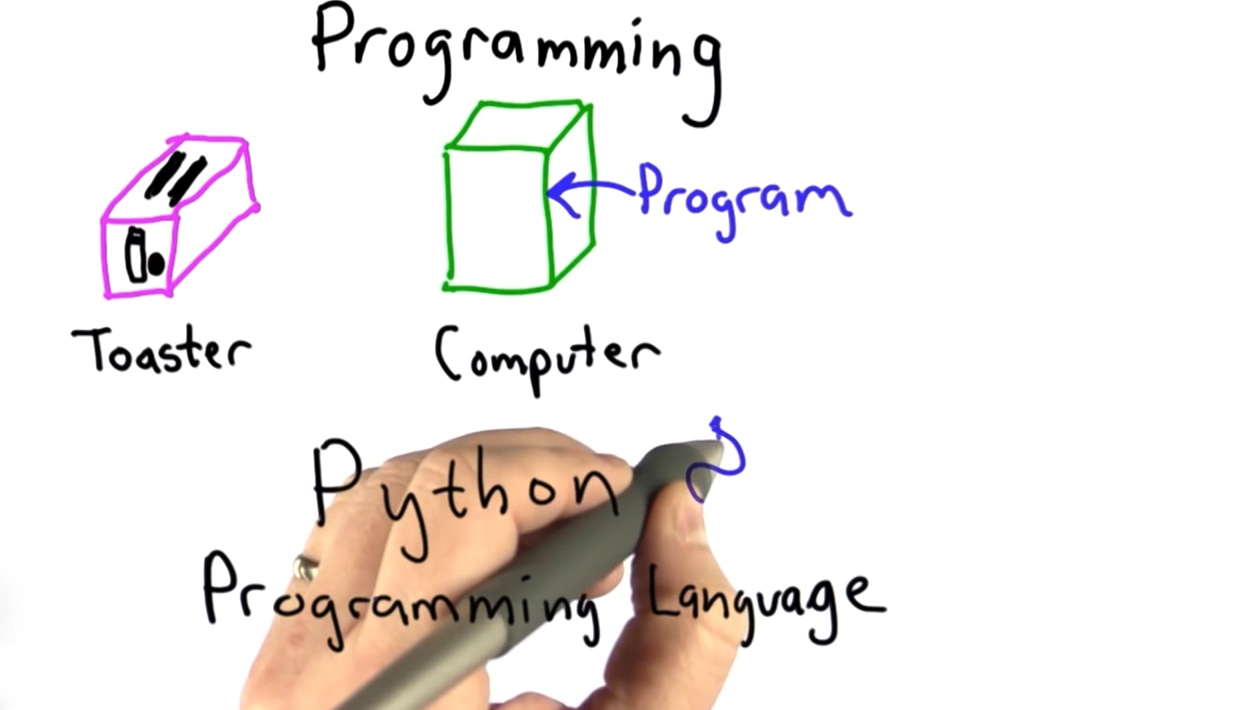
#> input picture Scripts/udacity1_capture.PNG, 1259 x 710 px, found by its file name
$ python stitchimage.py .   (Python 2 division)
#> lines starting #> are read from the running program, lines starting #| are printed output that depends on the picture
#!/usr/bin/env python
import cv2
import numpy as np
import math
import processframe as pf
import sys
import util
import os
from PIL import Image

# [72 lines left out: functions calculate_size, stitch_images, panorama, not called in this run]


if __name__ == "__main__":

    dir_path = sys.argv[1]
    filelist = os.listdir(dir_path)
    imagefiles = []
    for filename in filelist:
        if "capture" in filename:
            imagefiles.append(filename)

    prevpix = cv2.imread(dir_path + "\\" + imagefiles[0])
#> prevpix is the input picture: shape (710, 1259, 3); mean B, G, R 231.5, 233.7, 238
    prevpix_gray = cv2.cvtColor(prevpix, cv2.COLOR_BGR2GRAY)
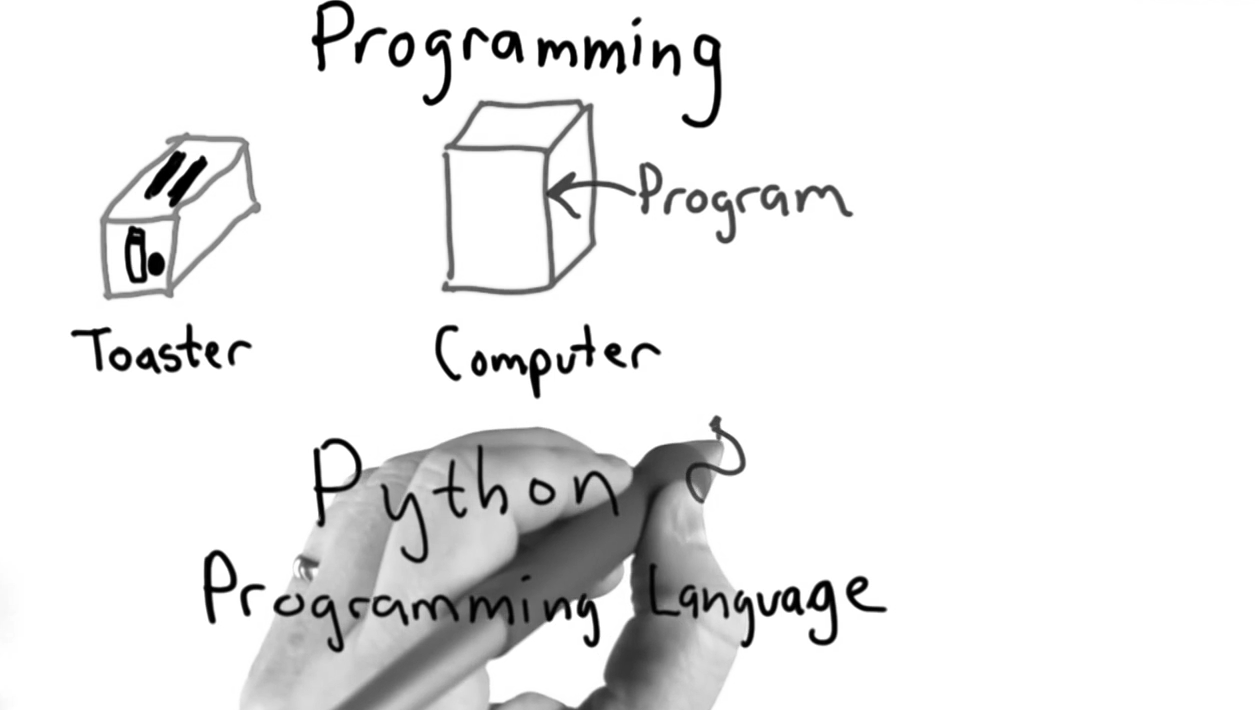
#> prevpix_gray: shape (710, 1259); min 0, max 255, mean 234.7

    for i in range(1, len(imagefiles)):
        print "%i of %i" %(i, len(imagefiles)), imagefiles[i]

        ##find transformation M of current image to match previous image
        curpix = cv2.imread(dir_path + "\\" + imagefiles[i])
        curpix_gray = cv2.cvtColor(curpix, cv2.COLOR_BGR2GRAY)

        prevh, prevw = prevpix.shape[:2]
        M = pf.find_object_appx_thres(prevpix_gray, curpix_gray)
        if not pf.isgoodmatch(M):
            tx = 0.0
            ty = prevh
            M = np.array([[1.0, 0.0, tx], [0.0, 1.0, ty], [0.0, 0.0, 1.0]])
            nomatch = True
        else:
            nomatch = False

        prevpix = stitch_images(prevpix, curpix, M)
        prevpix_gray = cv2.cvtColor(prevpix, cv2.COLOR_BGR2GRAY)


#> (the run stopped early here; a loop or call above may not have finished)

$ run again, with Scripts/udacity2_capture.PNG copied over Scripts/udacity1_capture.PNG
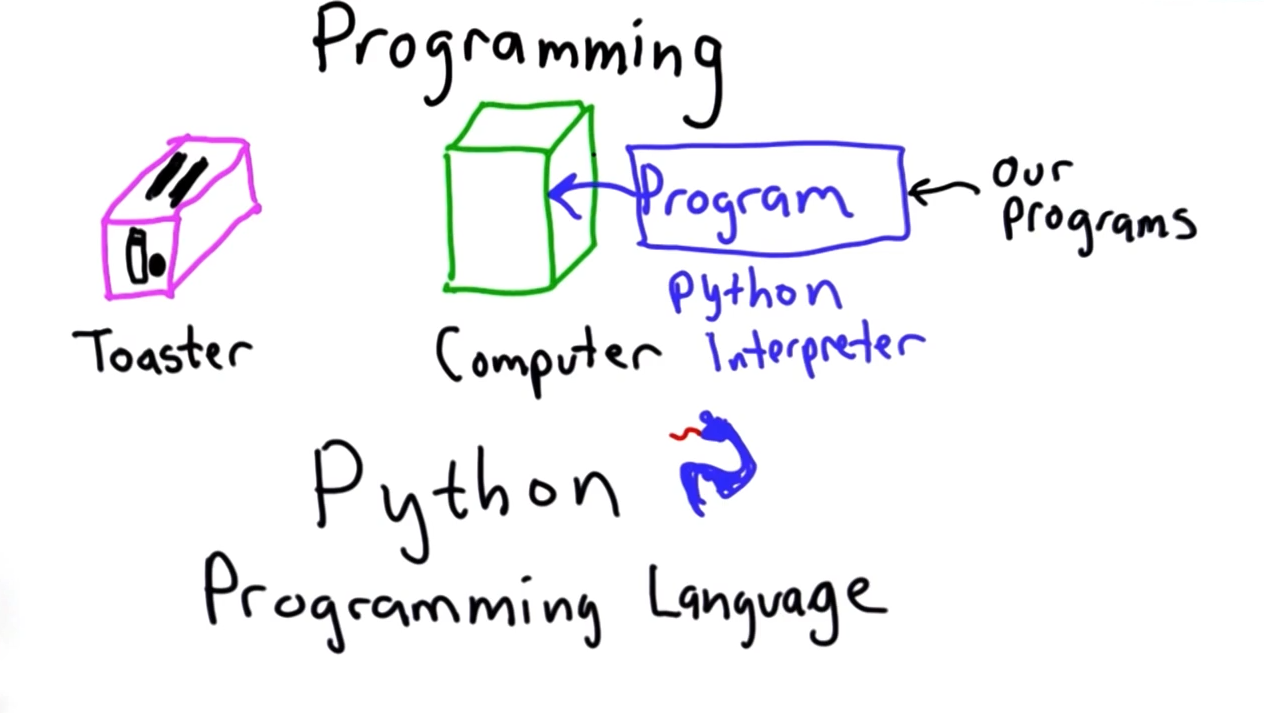
#> input picture Scripts/udacity2_capture.PNG, 1264 x 713 px, found by its file name
#> prevpix is the input picture: shape (713, 1264, 3); mean B, G, R 244.2, 241.2, 241.5
#> `prevpix_gray = cv2.cvtColor(prevpix, cv2.COLOR_BGR2GRAY)`:
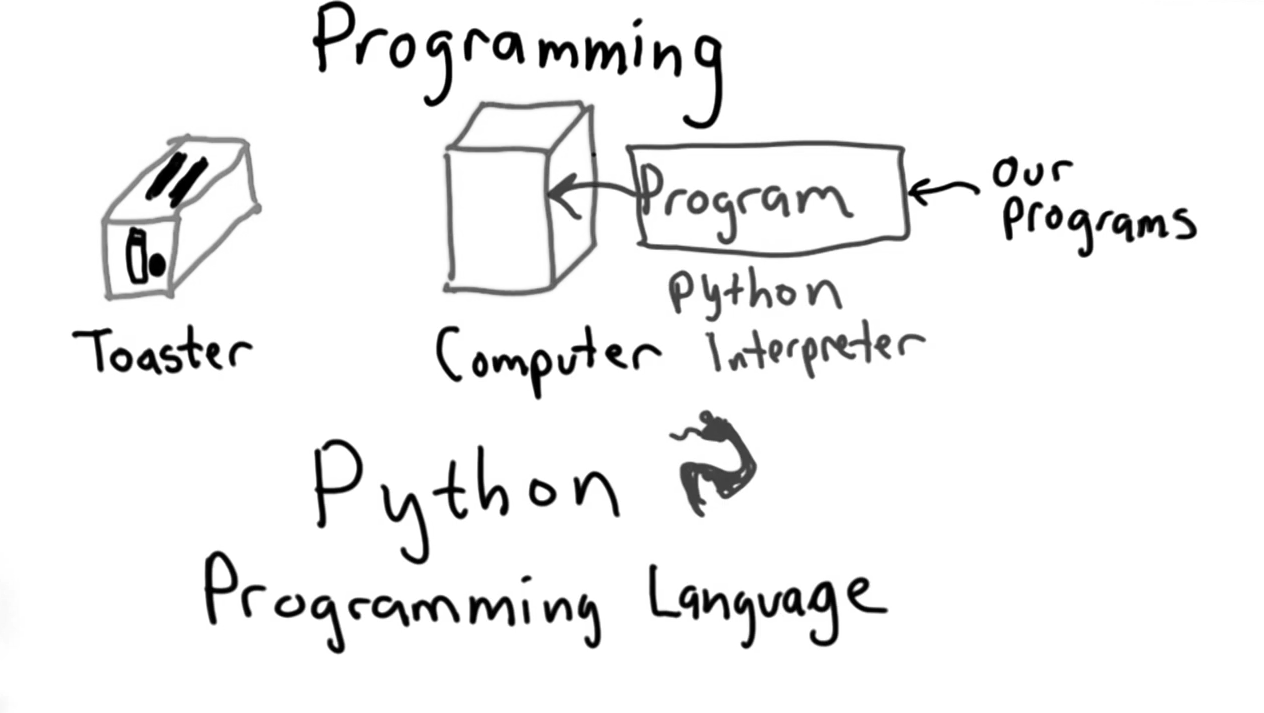
#> prevpix_gray: shape (713, 1264); min 0, max 255, mean 241.6

$ run again, with Scripts/Image1.png copied over Scripts/udacity1_capture.PNG
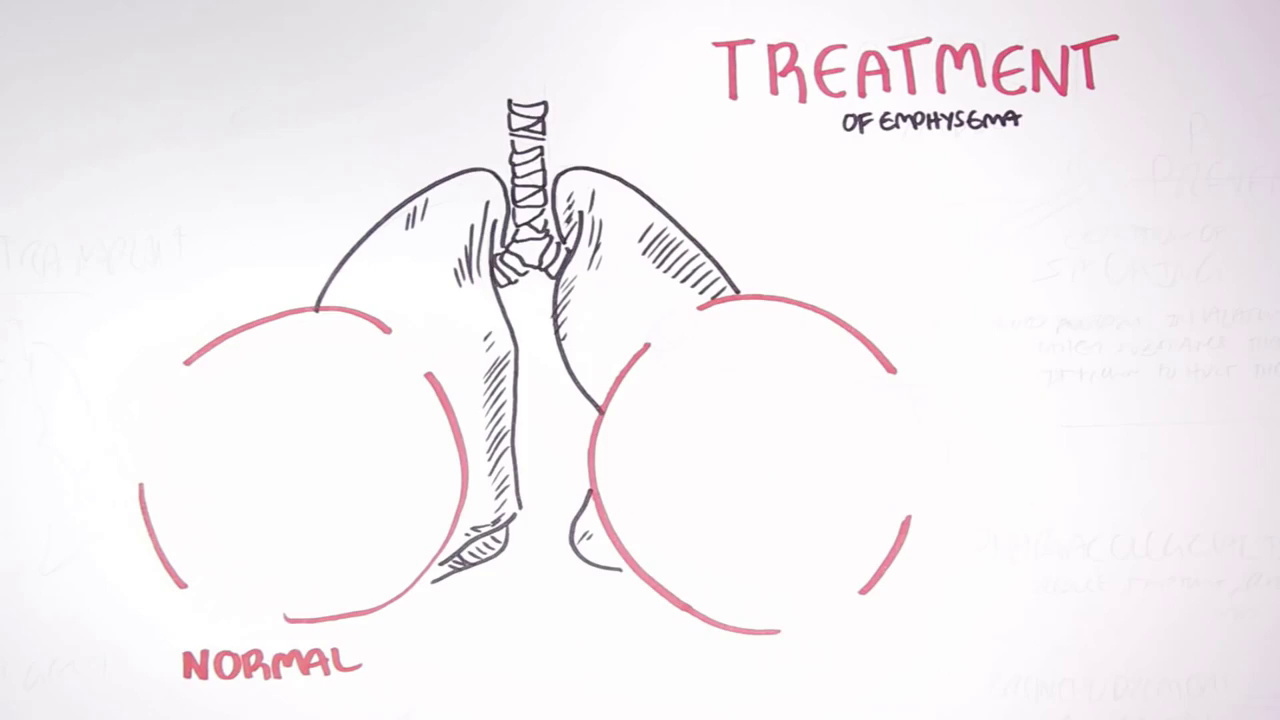
#> input picture Scripts/Image1.png, 1280 x 720 px, found by its file name
#> prevpix is the input picture: shape (720, 1280, 3); mean B, G, R 243.6, 240.6, 244.8
#> `prevpix_gray = cv2.cvtColor(prevpix, cv2.COLOR_BGR2GRAY)`:
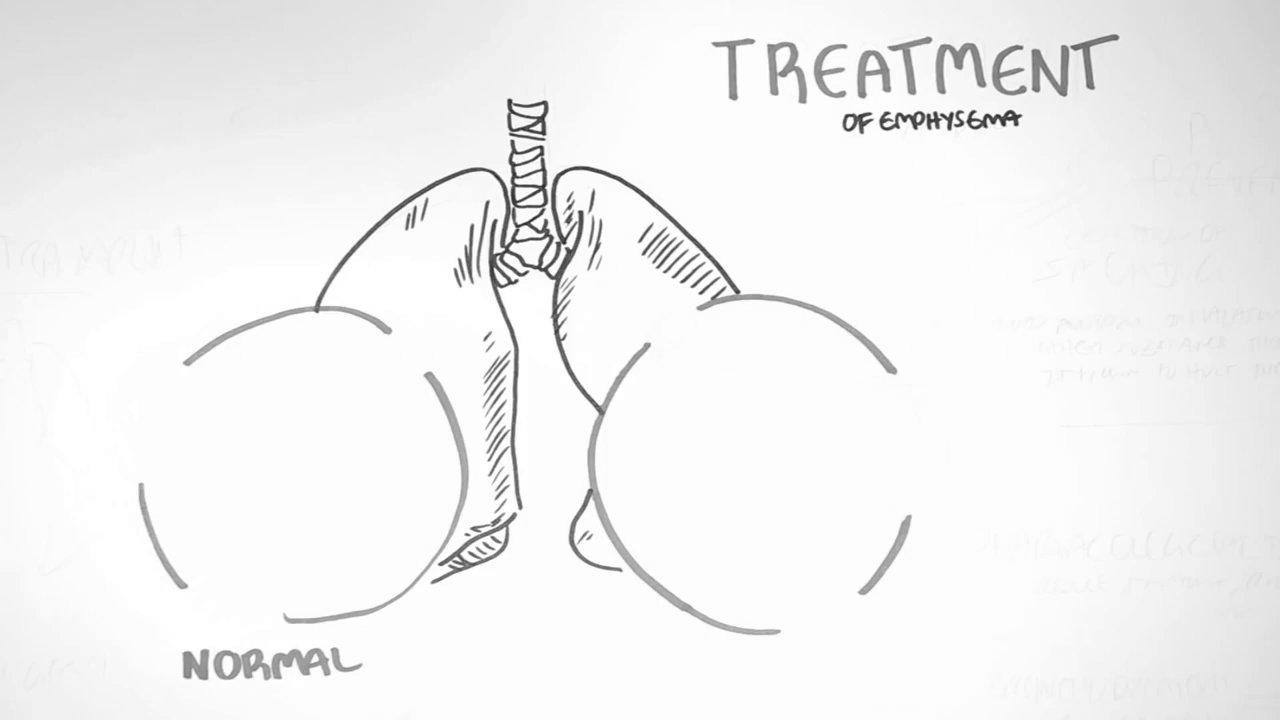
#> prevpix_gray: shape (720, 1280); min 33, max 255, mean 242.2
